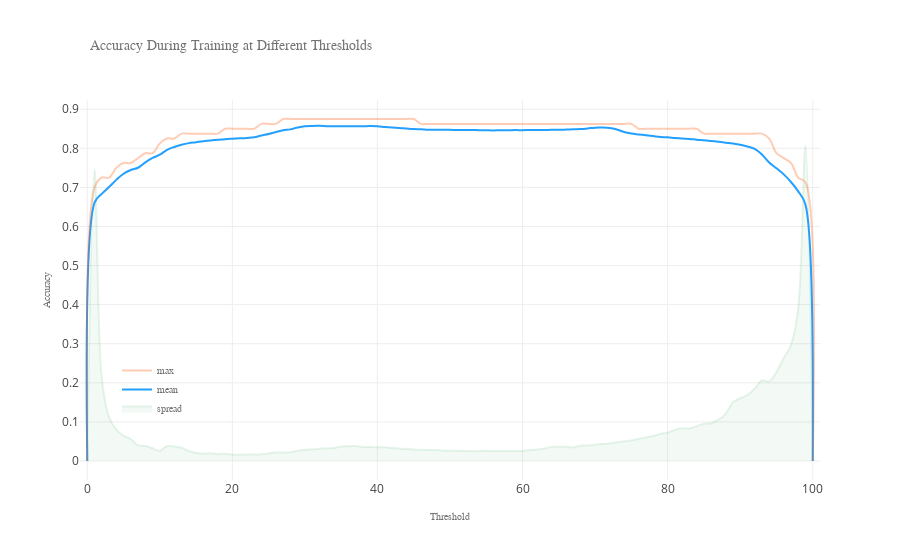

Notebook source saved alongside this figure:
### Code cell
frames = [
    go_.Scatter(
        y=800*np.array(stddev_data)**3,
        x=list(range(len(evaluator.accuracy_curve_results[2000]))),
        mode='lines',
        name='spread',
        line={'smoothing': 1000, 'shape': 'spline','color':'rgba(26,150,65,0.1)'},
        fillcolor='rgba(26,150,65,0.05)',
        fill='tonexty',
    ),
    go_.Scatter(
        y=mean_data,
        x=list(range(len(evaluator.accuracy_curve_results[2000]))),
        mode='lines',
        line={'smoothing': 500, 'shape': 'spline', 'color':'rgb(35,159,255)'},
        name='mean',
    ),
    go_.Scatter(
        y=max_data,
        x=list(range(len(evaluator.accuracy_curve_results[2000]))),
        mode='lines',
        line={'smoothing': 500, 'shape': 'spline', 'color':'rgba(255,89,12, 0.3)'},
        name='max',
    ),
]
layout = go_.Layout(
    title=dict(text='Accuracy During Training at Different Thresholds', x=0.1),
    xaxis=dict(
        range=[-1, 101], zeroline=False, title="Threshold",
        titlefont=dict(family='sans serif', size=10, color='#727272')),
    yaxis=dict(
        zeroline=False, title="Accuracy",
        titlefont=dict(family='sans serif', size=10, color='#727272')),
    legend=dict(
        x=0.05, y=0.15,
        font=dict(family='sans-serif', size=10, color='#727272'),
        bgcolor='rgba(0,0,0,0)'
    ),
    titlefont=dict(family='sans serif', size=14, color='#727272')
)
fig = go_.Figure(data=frames, layout=layout)
plotly_.iplot(fig)
